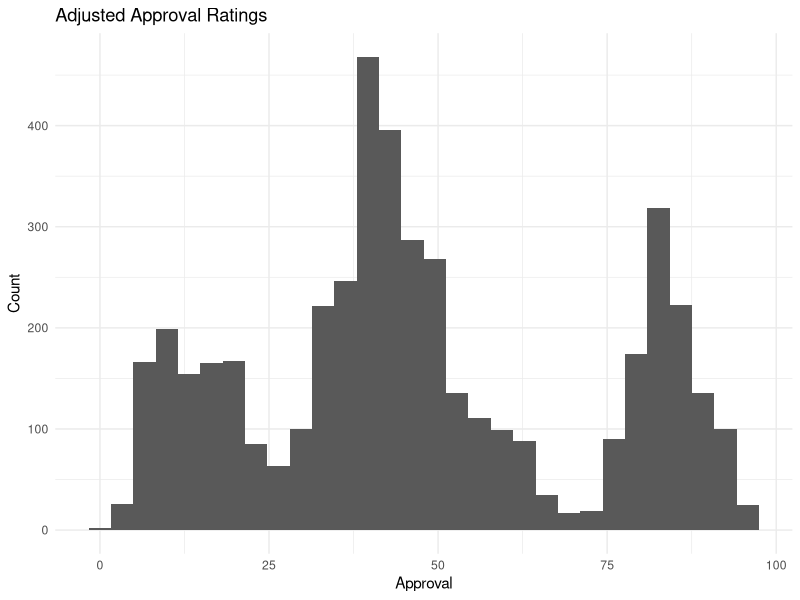
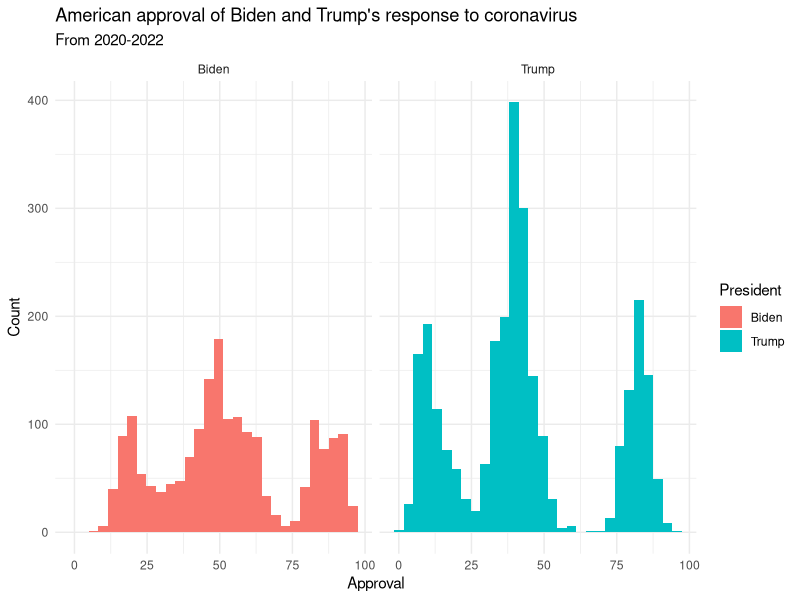
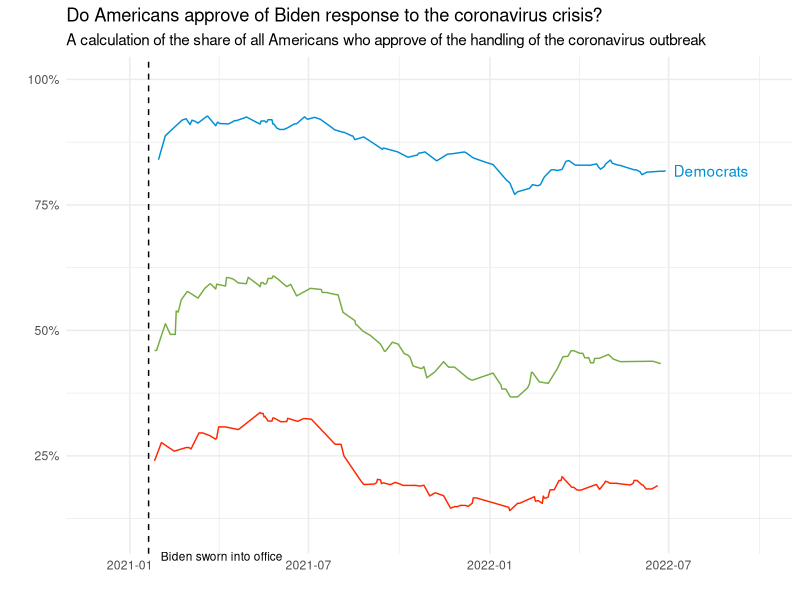
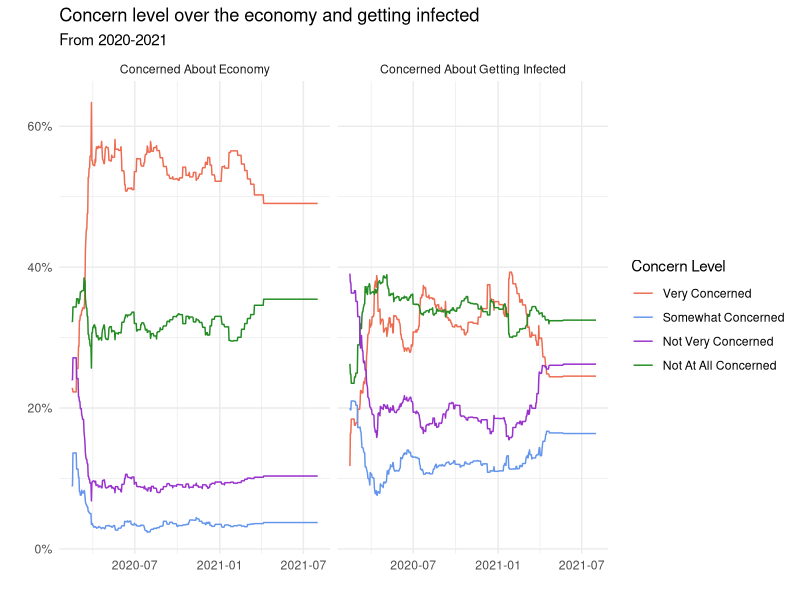
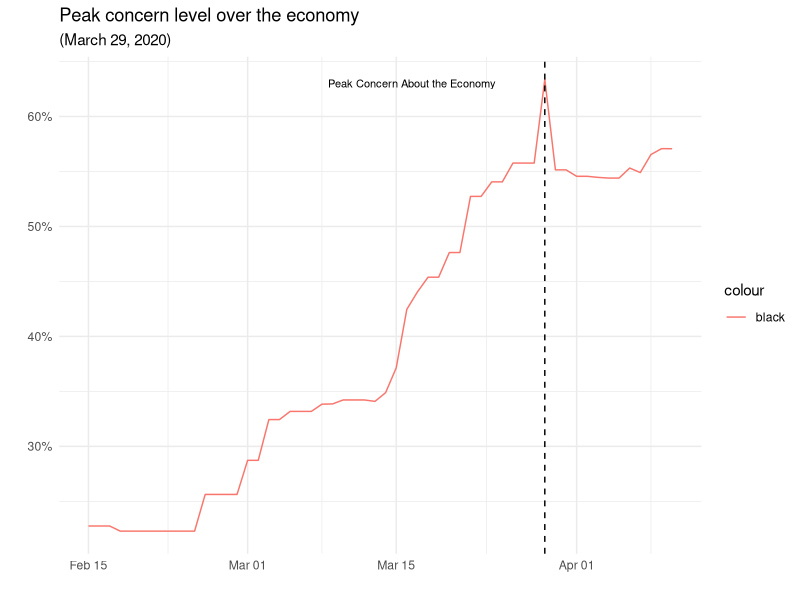
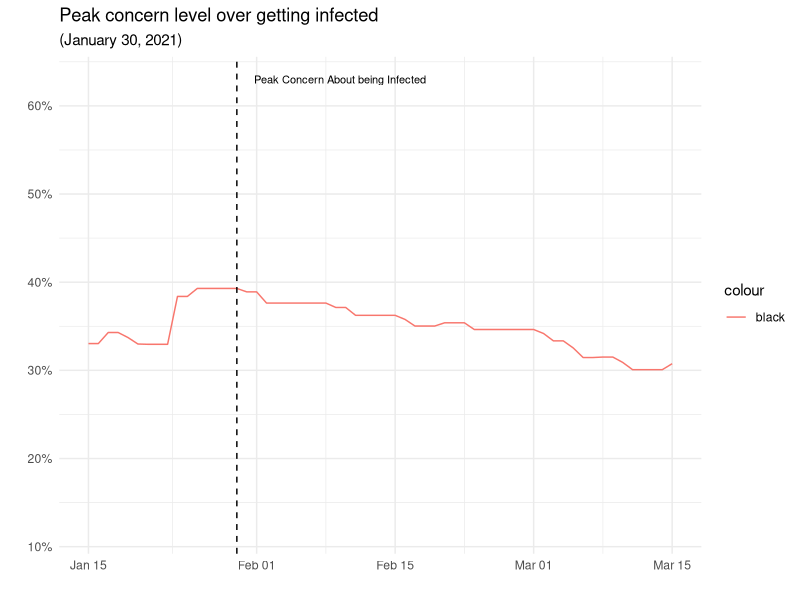
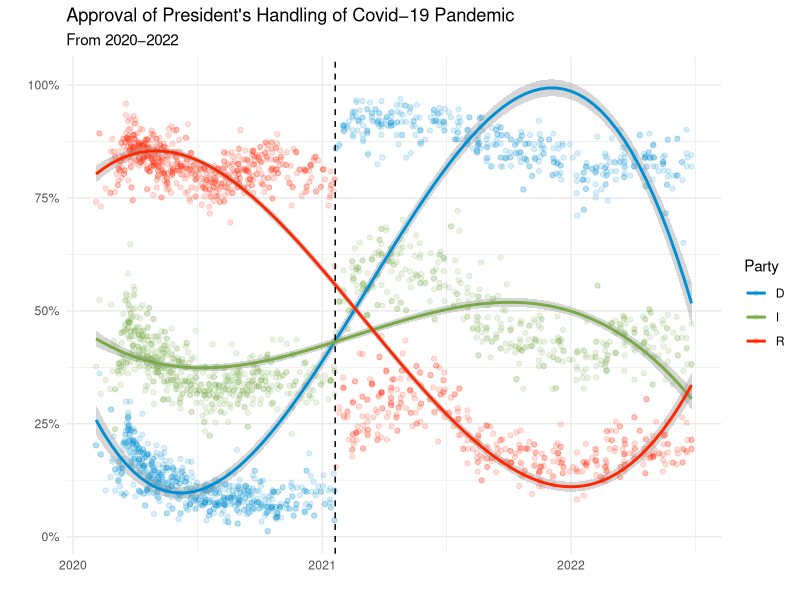

The R script that drew these images, in order:
## ---- chunk 1
knitr::opts_chunk$set(echo = TRUE)
## ---- chunk 2
library(tidyverse)
## ---- chunk 3
polls_adjusted <-
  readr::read_csv('covid_approval_polls_adjusted.csv')
## ---- chunk 4
polls_adjusted <- polls_adjusted %>%
  dplyr::group_by(subject) %>%
  dplyr::mutate(average_approval = mean(approve_adjusted, na.rm = T)) %>%
  dplyr::ungroup()
## ---- chunk 5
approval_graph <- polls_adjusted %>%
  ggplot(aes(x = approve_adjusted)) +
  geom_histogram() +
  labs(x = 'Approval',
       y = 'Count',
       title = 'Adjusted Approval Ratings') +
  theme_minimal()
## ---- chunk 6
plot(approval_graph)
## ---- chunk 7
approval_graph_facet <- polls_adjusted %>%
  filter(subject == 'Biden' | subject == 'Trump') %>%
  ggplot(aes(x = approve_adjusted, fill = subject)) +
  geom_histogram() +
  facet_wrap(~subject)+
  labs(
    x = "Approval",
    y = "Count",
    fill = "President",
    title = "American approval of Biden and Trump's response to coronavirus",
    subtitle = "From 2020-2022"
  ) +
  theme_minimal()
## ---- chunk 8
plot(approval_graph_facet)
## ---- chunk 9
mean_line <- approval_graph_facet +
  geom_vline(aes(xintercept = average_approval), linetype = 'dashed')
## ---- chunk 10
approval_final <- mean_line +
  scale_fill_manual(values = c("#008FD5", "#FF2700")) +
  theme(legend.position = "bottom")
## ---- chunk 11
polls_q3 <- polls_adjusted %>%
  mutate(end_date = lubridate::mdy(enddate)) %>%
  mutate(approve_fraction = approve_adjusted / 100) %>%
  filter(party == 'D' | party == 'R' | party == 'I')
## ---- chunk 12
toplines <- readr::read_csv('covid_approval_toplines.csv')
## ---- chunk 13
toplines_biden <- toplines %>%
  filter(subject == 'Biden') %>%
  filter(party == 'D' | party == 'R' | party == 'I') %>%
  mutate(model_date = lubridate::mdy(modeldate))
## ---- chunk 14
toplines_biden <- toplines_biden %>%
  mutate(party_description = ifelse(
    party == 'D',
    'Democrats',
    ifelse(
      party == 'R',
      'Republicans',
      ifelse(party == 'I', 'Independents', 0)
    )
  )) %>%
  mutate(approve_estimate_frac = approve_estimate / 100)
## ---- chunk 15
library(ggrepel)
library(scales)
library(lubridate)
final_graph<-toplines_biden %>%
  mutate(label = ifelse(model_date == max(model_date),
                        party_description, NA_character_)) %>%
  ggplot(aes(x=model_date, y=approve_estimate_frac, color=party)) + 
  geom_line() +
  geom_text_repel(aes(label = label),
                  nudge_x = 10, na.rm = T,
                  xlim = as_date(c("2022-07-01", "2022-10-01"))) +
  geom_vline(aes(xintercept = as_date("2021-01-20")), linetype = "dashed")+
  annotate("text", x = as_date("2021-01-20"), y = 0.05,
           label = "Biden sworn into office", size = 3,
           hjust = -0.1) +
  scale_color_manual(values = c("#008FD5", "#77AB43", "#FF2700")) +
  scale_y_continuous(labels = scales::percent) +
  coord_cartesian(ylim = c(.1,1), clip = "off") +
  scale_x_date(limits = c(as_date("2020-12-01"), as_date("2022-10-01"))) +
  labs(title="Do Americans approve of Biden response to the coronavirus crisis?",
       subtitle= "A calculation of the share of all Americans who approve of the handling of the coronavirus outbreak",
       x="",y="", fill="") + 
  theme_minimal() +
  theme(legend.position = "none")
## ---- chunk 16
plot(final_graph)
## ---- chunk 17
covid_concern <- read_csv('covid_concern_toplines.csv')
## ---- chunk 18
covid_concern <- covid_concern %>%
  mutate(modeldate = mdy(modeldate))
## ---- chunk 19
covid_concern %>%
  arrange(desc(very_estimate))
## ---- chunk 20
covid_concern <- covid_concern %>%
  mutate(very_estimate = very_estimate/100) %>%
  mutate(somewhat_estimate = somewhat_estimate/100) %>%
  mutate(not_very_estimate = not_very_estimate/100) %>%
  mutate(not_at_all_estimate = not_at_all_estimate/100)
## ---- chunk 21
covid_concern <- covid_concern %>%
  mutate(concern = ifelse(subject == 'concern-economy', 'Concerned About Economy',ifelse(subject == 'concern-infected', 'Concerned About Getting Infected', 0)))
## ---- chunk 22
concern_level_by_type <- covid_concern %>%
  ggplot(aes(x = modeldate)) +
  facet_wrap( ~ concern) +
  geom_line(aes(y = very_estimate, color = 'coral2')) +
  geom_line(aes(y = somewhat_estimate, color = 'forestgreen')) +
  geom_line(aes(y = not_very_estimate, color = 'darkorchid')) +
  geom_line(aes(y = not_at_all_estimate, color = 'cornflowerblue')) +
  scale_y_continuous(labels = scales::percent)+
  scale_color_manual(
    name = 'Concern Level',
    values = c('coral2' = 'coral2', 'forestgreen' =
                 'forestgreen', 'darkorchid' =
                 'darkorchid', 'cornflowerblue' =
                 'cornflowerblue'),
    labels = c('Very Concerned', 'Somewhat Concerned', 'Not Very Concerned', 'Not At All Concerned')
  ) +
  theme_minimal() +
  scale_x_date(limits = c(as.Date("2020-02-15"), as.Date("2021-08-01"))) +
  labs( x = '',
        y = '',
        title = 'Concern level over the economy and getting infected',
        subtitle = 'From 2020-2021')
## ---- chunk 23
plot(concern_level_by_type)
## ---- chunk 24
concern_peak_economy <- covid_concern %>%
  filter(subject == 'concern-economy') %>%
  ggplot(aes(x = modeldate)) +
  geom_line(aes(y = very_estimate, color = 'black')) +
  scale_y_continuous(labels = scales::percent) +
  geom_vline(aes(xintercept = as.numeric(as.Date("2020-03-29"))), linetype = 'dashed') +
  scale_x_date(limits = c(as.Date("2020-02-15"), as.Date("2020-04-10"))) +
  labs( x = '',
        y = '',
        title = 'Peak concern level over the economy',
        subtitle = '(March 29, 2020)') +
  annotate(
    "text",
    x = as.Date("2020-03-07"),
    y = .63,
    label = "Peak Concern About the Economy",
    size = 2.80,
    hjust = -0.1) +
  theme_minimal()
## ---- chunk 25
plot(concern_peak_economy)
## ---- chunk 26
concern_peak_infected <- covid_concern %>%
  filter(subject == 'concern-infected') %>%
  ggplot(aes(x = modeldate)) +
  geom_line(aes(y = very_estimate, color = 'black')) +
  scale_y_continuous(labels = scales::percent) +
  geom_vline(aes(xintercept = as.numeric(as.Date("2021-01-30"))), linetype = 'dashed') +
  scale_x_date(limits = c(as.Date("2021-01-15"), as.Date("2021-03-15"))) +
  labs( x = '',
        y = '',
        title = 'Peak concern level over getting infected',
        subtitle = '(January 30, 2021)') +
  annotate(
    "text",
    x = as.Date("2021-01-30"),
    y = .63,
    label = "Peak Concern About being Infected",
    size = 2.80,
    hjust = -0.1) +
  theme_minimal()
## ---- chunk 27
plot(concern_peak_infected)
## ---- chunk 28
infected_concern <- covid_concern %>%
  filter(subject == 'concern-infected')
## ---- chunk 29
polls_q3 %>%
  ggplot(aes(x = end_date, y = approve_fraction, color = party, se = 3), se = 3) +
  geom_point(alpha = .15, se = 3) +
  scale_color_manual(values = c("#008FD5", "#77AB43", "#FF2700")) +
  geom_smooth(method = lm, formula = y ~ splines::bs(x, 3.5),span = .3, se = 3) +
  scale_y_continuous(labels = scales::percent) +
  theme_minimal() +
  geom_vline(aes(xintercept = as.numeric(as.Date("2021-01-20"))), linetype = 'dashed') +
  labs(
    x = ' ',
    y = ' ',
    title = "Approval of President's Handling of Covid−19 Pandemic",
    subtitle = "From 2020−2022",
    color = 'Party'
  )
